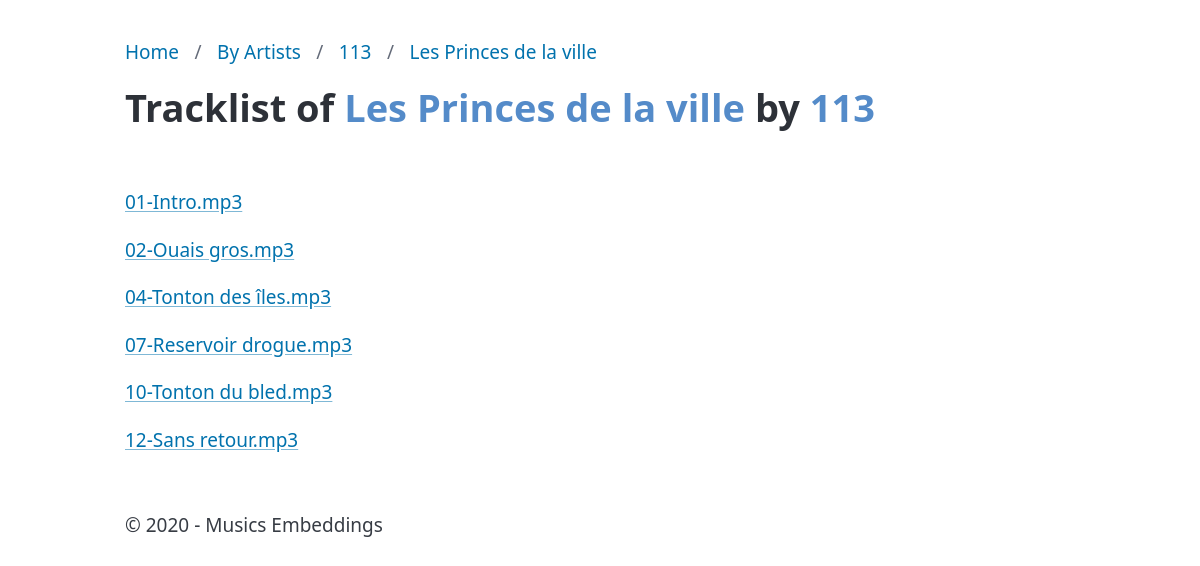
The page /artist/113/album/Les Princes de la ville on the database its author committed.
### tables this page shows
CREATE TABLE songs(
                    id INTEGER PRIMARY KEY,
                    filename TEXT NOT NULL,
                    filepath TEXT NOT NULL,
                    album_folder TEXT NOT NULL,
                    artist_folder TEXT NOT NULL,
                    filesize REAL NOT NULL,
                    title TEXT NOT NULL,
                    artist TEXT NOT NULL,
                    album TEXT NOT NULL,
                    year INTEGER,
                    tracknumber INTEGER,
                    genre TEXT,
                    top_5_genres TEXT
                );

### app.py (the view)
@app.route("/artist/<string:artist_name>/album/<string:album_name>")
def album_tracklist(artist_name, album_name):
    tracklist = db.list_album_tracks(artist_name, album_name)
    return render_template(
        "tracklist.html",
        tracklist=tracklist,
        artist_name=artist_name,
        album_name=album_name,
    )

### models.py (called while the page is built)
    def fetchall(self, query: str, params: Tuple = ()) -> Optional[List[Tuple]]:
        try:
            with self.conn:
                return self.conn.execute(query, params).fetchall()
        except sqlite3.Error as e:
            logging.error(f"An error occurred: {e}")
            return None

    def list_album_tracks(self, artist: str, album: str):
        query = "SELECT * FROM songs WHERE artist = ? AND album = ? ORDER BY tracknumber ASC"
        results = [row for row in self.fetchall(query, (artist, album))]
        if not results:
            query = "SELECT * FROM songs WHERE album = ? ORDER BY tracknumber ASC"
            results = [row for row in self.fetchall(query, (album,))]
        return results

### templates/tracklist.html
{% extends "base.html" %}
{% block content %}
<header class="container">
  <nav aria-label="breadcrumb" style="--pico-nav-breadcrumb-divider: '/';">
      <ul>
        <li><a href="/">Home</a></li>
          <li><a href="/artists">By Artists</a></li>
          <li><a href="{{ url_for('list_artist_albums', artist_name=artist_name) }}">{{ artist_name }}</a></li>
          <li><a href="{{ url_for('album_tracklist', artist_name=artist_name, album_name=album_name) }}">{{ album_name }}</a></li>
      </ul>
    </nav>
</header>
<div class="container">
  <h1 style="margin-bottom: 60px">Tracklist of <span style="color: rgb(84, 139, 201);">{{ album_name }}</span> by <span style="color: rgb(84, 139, 201);">{{ artist_name }}</span></h1>
  {% for track in tracklist %}
  <div>
    <p><a href="{{ url_for('similar_songs', full_path=track[2]) }}">{{ track[1] }}</a></p>
  </div>
  {% endfor %}
</div>
{% endblock %}

### rows shown on the page
songs: filename "01-Intro.mp3"
songs: filename "02-Ouais gros.mp3"
songs: filename "04-Tonton des îles.mp3"
songs: filename "07-Reservoir drogue.mp3"
songs: filename "10-Tonton du bled.mp3"
songs: filename "12-Sans retour.mp3"

### other values the page prints
{{ artist_name }} "113"
{{ album_name }} "Les Princes de la ville"
